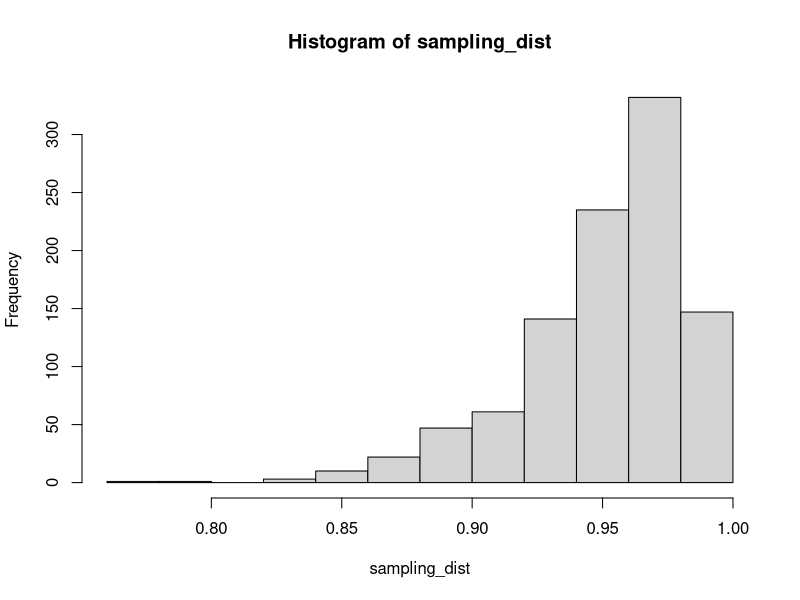
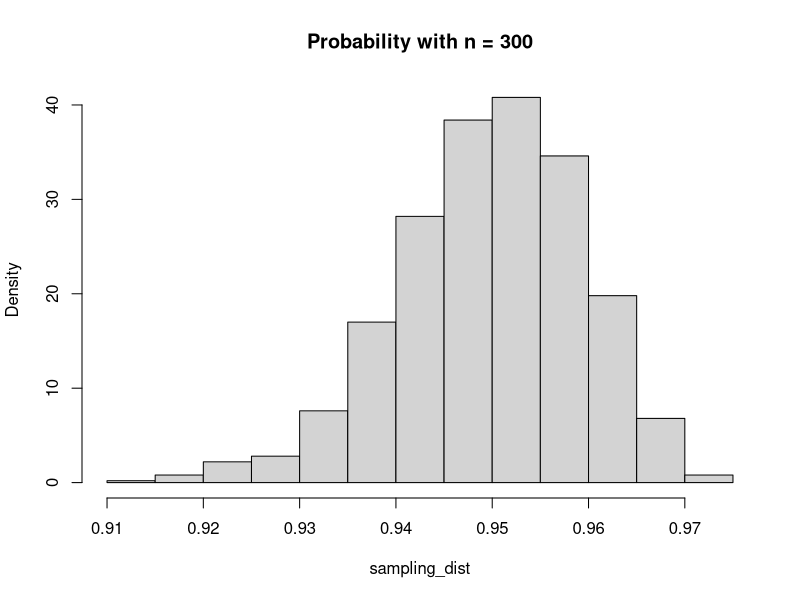
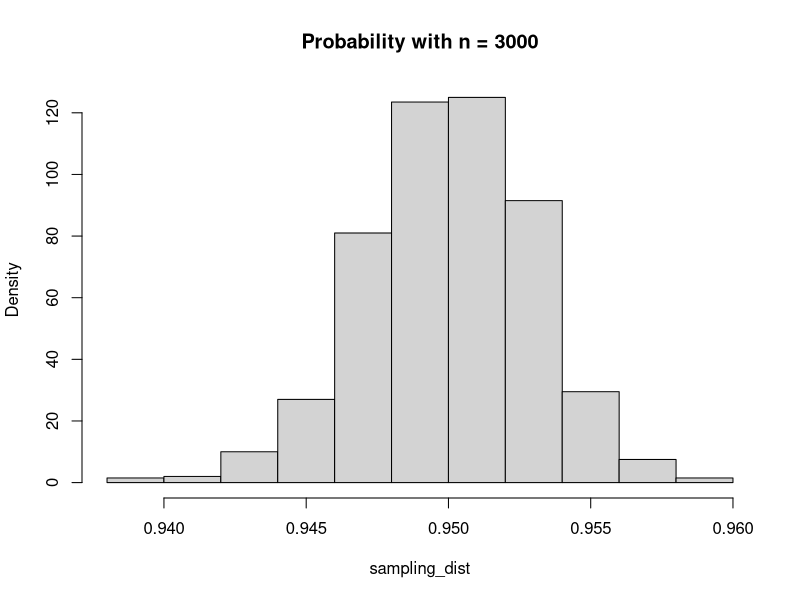

These charts were generated, in order, by the following R code:
## ---- chunk 1
set.seed(4172018)
x <- runif(30, 0, 10)
y <- 1 + 2 * x + rnorm(30, 0, 3)
mod <- lm(y~x)
predict(mod, newdata = data.frame(x = 5), interval = "pre")
## ---- chunk 2
sim_dat <- replicate(10000, {
  new_point <- 1 + 2 * 5 + rnorm(1, 0, 3)
  new_point > 6.313055 && new_point < 17.76562
})
mean(sim_dat)
## ---- chunk 3
pnorm(17.76562 , 11, 3) - pnorm(6.313055, 11, 3)
## ---- chunk 4
sampling_dist <- replicate(1000, {
  x <- runif(30, 0, 10)
  y <- 1 + 2 * x + rnorm(30, 0, 3)
  mod <- lm(y~x)
  pre <- predict(mod, newdata = data.frame(x = 5), interval = "pre")
  pnorm(pre[3], 11, 3) - pnorm(pre[2], 11, 3)
})
hist(sampling_dist)
min(sampling_dist) #Smallest percentage of future values in prediction interval
mean(sampling_dist) #Expected percentage of future values in prediction interval
mean(sampling_dist < 0.9) #percentage of times that prediction interval predicts less than 90% of future values
density(sampling_dist)$x[which.max(density(sampling_dist)$y)] #Most likely percentage of future values contained in prediction interval
## ---- chunk 5
sample_size <- 300
sampling_dist <- replicate(1000, {
  x <- runif(sample_size, 0, 10)
  y <- 1 + 2 * x + rnorm(sample_size, 0, 3)
  mod <- lm(y~x)
  pre <- predict(mod, newdata = data.frame(x = 5), interval = "pre")
  pnorm(pre[3], 11, 3) - pnorm(pre[2], 11, 3)
})
hist(sampling_dist, main = "Probability with n = 300", probability = TRUE)
## ---- chunk 6
sample_size <- 3000
sampling_dist <- replicate(1000, {
  x <- runif(sample_size, 0, 10)
  y <- 1 + 2 * x + rnorm(sample_size, 0, 3)
  mod <- lm(y~x)
  pre <- predict(mod, newdata = data.frame(x = 5), interval = "pre")
  pnorm(pre[3], 11, 3) - pnorm(pre[2], 11, 3)
})
hist(sampling_dist, main = "Probability with n = 3000", probability = TRUE)
## ---- chunk 7
sample_sizes <- c(10, 20, 50, 100, 200, 500, 1000, 2000, 5000)
sds <- sapply(sample_sizes, function(n) {
  sd(replicate(1000, {
    x <- runif(n, 0, 10)
    y <- 1 + 2 * x + rnorm(n, 0, 3)
    mod <- lm(y~x)
    pre <- predict(mod, newdata = data.frame(x = 5), interval = "pre")
    pnorm(pre[3], 11, 3) - pnorm(pre[2], 11, 3)
  }))
})
knitr::kable(data.frame(`Sample Size` = sample_sizes, `Standard Dev` = sds))

